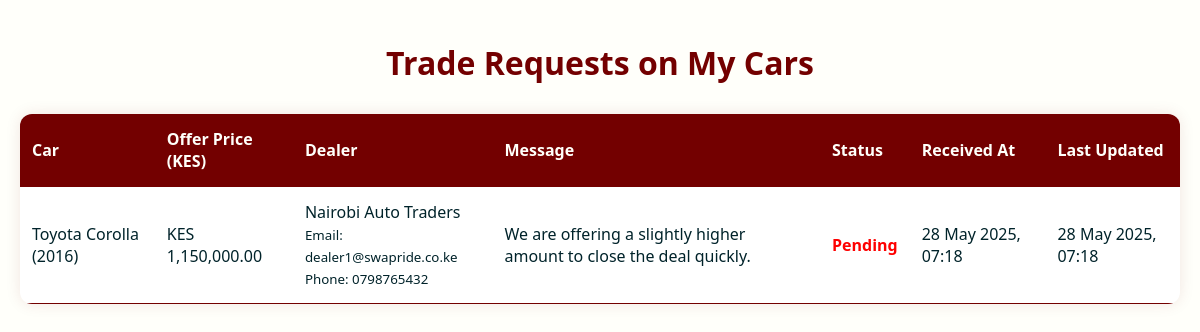
The app's page /user/trade_requests.php (signed in) with its own data.
### tables this page shows
CREATE TABLE IF NOT EXISTS offers (
    id INT AUTO_INCREMENT PRIMARY KEY,
    car_id INT NOT NULL,
    trade_id INT NOT NULL,
    dealer_id INT NOT NULL,
    offer_price DECIMAL(12,2) NOT NULL,
    message TEXT,
    status ENUM('pending','accepted','declined','countered') DEFAULT 'pending',
    created_at TIMESTAMP DEFAULT CURRENT_TIMESTAMP,
    updated_at TIMESTAMP DEFAULT CURRENT_TIMESTAMP ON UPDATE CURRENT_TIMESTAMP,
    FOREIGN KEY (trade_id) REFERENCES trades(id) ON DELETE CASCADE,
    FOREIGN KEY (dealer_id) REFERENCES dealers(id) ON DELETE CASCADE
);

CREATE TABLE IF NOT EXISTS cars (
    id INT AUTO_INCREMENT PRIMARY KEY,
    owner_id INT NOT NULL,
    dealer_id INT DEFAULT NULL,
    make VARCHAR(50) NOT NULL,
    model VARCHAR(50) NOT NULL,
    year YEAR NOT NULL,
    car_condition ENUM('new','used','fair') NOT NULL,
    mileage INT DEFAULT 0,
    image VARCHAR(255),
    price DECIMAL(12,2) NOT NULL,
    description TEXT,
    status ENUM('available','traded','sold') DEFAULT 'available',
    is_approved TINYINT(1) DEFAULT 0,
    created_at TIMESTAMP DEFAULT CURRENT_TIMESTAMP,
    FOREIGN KEY (owner_id) REFERENCES users(id) ON DELETE CASCADE,
    FOREIGN KEY (dealer_id) REFERENCES dealers(id) ON DELETE SET NULL
);

CREATE TABLE IF NOT EXISTS dealers (
    id INT AUTO_INCREMENT PRIMARY KEY,
    business_name VARCHAR(150) NOT NULL,
    contact_person VARCHAR(100) NOT NULL,
    address TEXT,
    email VARCHAR(100) UNIQUE NOT NULL,
    phone VARCHAR(20),
    password VARCHAR(255) NOT NULL,
    kra_pin VARCHAR(20),
    approved BOOLEAN DEFAULT FALSE,
    created_at TIMESTAMP DEFAULT CURRENT_TIMESTAMP
);

### user/trade_requests.php (the view, shortened to what this page needs)
<?php
require_once '../includes/db_connect.php';
$user_id = $_SESSION['user_id'];
$sql = "
    SELECT
        o.id AS offer_id,
        o.offer_price,
        o.message,
        o.status,
        o.created_at,
        o.updated_at,
        c.make,
        c.model,
        c.year,
        d.business_name AS dealer_name,
        d.email AS dealer_email,
        d.phone AS dealer_phone
    FROM offers o
    JOIN cars c ON o.trade_id = c.id
    JOIN dealers d ON o.dealer_id = d.id
    WHERE c.owner_id = ?
    ORDER BY o.created_at DESC
";
$stmt = $conn->prepare($sql);
$stmt->bind_param("i", $user_id);
$stmt->execute();
$result = $stmt->get_result();
?>
<!DOCTYPE html>
<html lang="en">
<head>
</head>
<body>
  <h1>Trade Requests on My Cars</h1>
  <?php if ($result->num_rows === 0): ?>
    <p style="text-align:center; font-size:1.2rem;">You have no trade requests at the moment.</p>
  <?php else: ?>
    <table role="table" aria-label="List of trade requests">
      <thead>
        <tr role="row">
          <th role="columnheader">Car</th>
          <th role="columnheader">Offer Price (KES)</th>
          <th role="columnheader">Dealer</th>
          <th role="columnheader">Message</th>
          <th role="columnheader">Status</th>
          <th role="columnheader">Received At</th>
          <th role="columnheader">Last Updated</th>
        </tr>
      </thead>
      <tbody>
        <?php while ($offer = $result->fetch_assoc()): ?>
          <tr role="row">
            <td role="cell" data-label="Car"><?= htmlspecialchars($offer['make'] . ' ' . $offer['model'] . ' (' . $offer['year'] . ')') ?></td>
            <td role="cell" data-label="Offer Price">KES <?= number_format($offer['offer_price'], 2) ?></td>
            <td role="cell" data-label="Dealer">
              <?= htmlspecialchars($offer['dealer_name']) ?><br />
              <small>Email: <?= htmlspecialchars($offer['dealer_email']) ?></small><br />
              <small>Phone: <?= htmlspecialchars($offer['dealer_phone']) ?></small>
            </td>
            <td role="cell" data-label="Message"><?= nl2br(htmlspecialchars($offer['message'])) ?></td>
            <td role="cell" data-label="Status">
              <span class="status <?= htmlspecialchars($offer['status']) ?>">
                <?= htmlspecialchars(ucfirst($offer['status'])) ?>
              </span>
            </td>
            <td role="cell" data-label="Received At"><?= date('d M Y, H:i', strtotime($offer['created_at'])) ?></td>
            <td role="cell" data-label="Last Updated"><?= date('d M Y, H:i', strtotime($offer['updated_at'])) ?></td>
          </tr>
        <?php endwhile; ?>
      </tbody>
    </table>
  <?php endif; ?>
</body>
</html>

### user/trade_requests.php (style rules this page uses)
:root { --red-bright: #FE0000; --red-dark: #AF0000; --cream: #FFFFFA; --pink-light: #FF9B9B; --dark-blue: #00232A; --maroon: #730000; --bg-color: var(--cream); --text-color: var(--dark-blue); --table-bg: white; --border-color: var(--maroon); --btn-bg: var(--red-bright); --btn-hover-bg: var(--red-dark); --btn-text-color: var(--cream); }
body { font-family: 'Segoe UI', Tahoma, Geneva, Verdana, sans-serif; background-color: var(--bg-color); color: var(--text-color); margin: 0; padding: 20px; -webkit-font-smoothing: antialiased; -moz-osx-font-smoothing: grayscale; }
h1 { text-align: center; color: var(--maroon); margin-bottom: 30px; }
table { width: 100%; border-collapse: collapse; background: var(--table-bg); box-shadow: 0 0 15px rgba(115, 0, 0, 0.1); border-radius: 12px; overflow: hidden; }
thead { background-color: var(--maroon); color: var(--cream); }
th, td { padding: 14px 12px; text-align: left; border-bottom: 1px solid var(--border-color); font-size: 1rem; vertical-align: middle; }
.status { text-transform: capitalize; font-weight: 600; }
.status.pending { color: var(--red-bright); }

### records on screen
offers: cars.make+model+year "Toyota Corolla (2016)", offer_price "1,150,000.00", dealer.business_name "Nairobi Auto Traders", dealer.email "dealer1@swapride.co.ke", dealer.phone "0798765432", message "We are offering a slightly higher amount to close the deal quickly.", status "Pending", created_at "28 May 2025, 07:18", updated_at "28 May 2025, 07:18"
